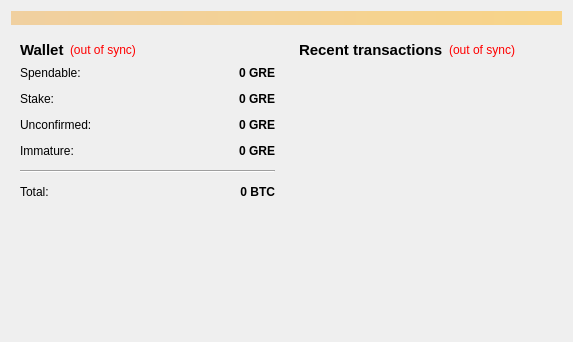
<?xml version="1.0" encoding="UTF-8"?>
<ui version="4.0">
 <class>OverviewPage</class>
 <widget class="QWidget" name="OverviewPage">
  <property name="geometry">
   <rect>
    <x>0</x>
    <y>0</y>
    <width>573</width>
    <height>342</height>
   </rect>
  </property>
  <property name="windowTitle">
   <string>Form</string>
  </property>
  <layout class="QVBoxLayout" name="topLayout">
   <item>
    <widget class="QLabel" name="labelAlerts">
     <property name="visible">
      <bool>false</bool>
     </property>
     <property name="styleSheet">
      <string notr="true">background-color: qlineargradient(x1: 0, y1: 0, x2: 1, y2: 0, stop:0 #F0D0A0, stop:1 #F8D488);  color:#000000
</string>
     </property>
     <property name="wordWrap">
      <bool>true</bool>
     </property>
     <property name="margin">
      <number>3</number>
     </property>
    </widget>
   </item>
   <item>
    <layout class="QHBoxLayout" name="horizontalLayout" stretch="1,1">
     <item>
      <layout class="QVBoxLayout" name="verticalLayout_2">
       <item>
        <widget class="QWidget" name="widget" native="true">
         <layout class="QVBoxLayout" name="verticalLayout_4">
          <item>
           <layout class="QHBoxLayout" name="horizontalLayout_4">
            <item>
             <widget class="QLabel" name="label_5">
              <property name="font">
               <font>
                <pointsize>11</pointsize>
                <weight>75</weight>
                <bold>true</bold>
               </font>
              </property>
              <property name="text">
               <string>Wallet</string>
              </property>
             </widget>
            </item>
            <item>
             <widget class="QLabel" name="labelWalletStatus">
              <property name="toolTip">
               <string>The displayed information may be out of date. Your wallet automatically synchronizes with the VoltCoin network after a connection is established, but this process has not completed yet.</string>
              </property>
              <property name="styleSheet">
               <string notr="true">QLabel { color: red; }</string>
              </property>
              <property name="text">
               <string notr="true">(out of sync)</string>
              </property>
              <property name="alignment">
               <set>Qt::AlignLeading|Qt::AlignLeft|Qt::AlignVCenter</set>
              </property>
             </widget>
            </item>
            <item>
             <spacer name="horizontalSpacer_2">
              <property name="orientation">
               <enum>Qt::Horizontal</enum>
              </property>
              <property name="sizeHint" stdset="0">
               <size>
                <width>40</width>
                <height>20</height>
               </size>
              </property>
             </spacer>
            </item>
           </layout>
          </item>
          <item>
           <layout class="QFormLayout" name="formLayout_2">
            <property name="fieldGrowthPolicy">
             <enum>QFormLayout::AllNonFixedFieldsGrow</enum>
            </property>
            <property name="horizontalSpacing">
             <number>12</number>
            </property>
            <property name="verticalSpacing">
             <number>12</number>
            </property>
            <item row="0" column="0">
             <widget class="QLabel" name="label">
              <property name="text">
               <string>Spendable:</string>
              </property>
             </widget>
            </item>
            <item row="0" column="1">
             <widget class="QLabel" name="labelBalance">
              <property name="font">
               <font>
                <weight>75</weight>
                <bold>true</bold>
               </font>
              </property>
              <property name="cursor">
               <cursorShape>IBeamCursor</cursorShape>
              </property>
              <property name="toolTip">
               <string>Your current spendable balance</string>
              </property>
              <property name="text">
               <string notr="true">0 GRE</string>
              </property>
              <property name="alignment">
               <set>Qt::AlignRight|Qt::AlignTrailing|Qt::AlignVCenter</set>
              </property>
              <property name="textInteractionFlags">
               <set>Qt::LinksAccessibleByMouse|Qt::TextSelectableByKeyboard|Qt::TextSelectableByMouse</set>
              </property>
             </widget>
            </item>
            <item row="1" column="0">
             <widget class="QLabel" name="label_6">
              <property name="text">
               <string>Stake:</string>
              </property>
             </widget>
            </item>
            <item row="1" column="1">
             <widget class="QLabel" name="labelStake">
              <property name="font">
               <font>
                <weight>75</weight>
                <bold>true</bold>
               </font>
              </property>
              <property name="cursor">
               <cursorShape>IBeamCursor</cursorShape>
              </property>
              <property name="toolTip">
               <string>Total of coins that was staked, and do not yet count toward the current balance</string>
              </property>
              <property name="text">
               <string notr="true">0 GRE</string>
              </property>
              <property name="alignment">
               <set>Qt::AlignRight|Qt::AlignTrailing|Qt::AlignVCenter</set>
              </property>
              <property name="textInteractionFlags">
               <set>Qt::LinksAccessibleByMouse|Qt::TextSelectableByKeyboard|Qt::TextSelectableByMouse</set>
              </property>
             </widget>
            </item>
            <item row="2" column="0">
             <widget class="QLabel" name="label_3">
              <property name="text">
               <string>Unconfirmed:</string>
              </property>
             </widget>
            </item>
            <item row="2" column="1">
             <widget class="QLabel" name="labelUnconfirmed">
              <property name="font">
               <font>
                <weight>75</weight>
                <bold>true</bold>
               </font>
              </property>
              <property name="cursor">
               <cursorShape>IBeamCursor</cursorShape>
              </property>
              <property name="toolTip">
               <string>Total of transactions that have yet to be confirmed, and do not yet count toward the current balance</string>
              </property>
              <property name="text">
               <string notr="true">0 GRE</string>
              </property>
              <property name="alignment">
               <set>Qt::AlignRight|Qt::AlignTrailing|Qt::AlignVCenter</set>
              </property>
              <property name="textInteractionFlags">
               <set>Qt::LinksAccessibleByMouse|Qt::TextSelectableByKeyboard|Qt::TextSelectableByMouse</set>
              </property>
             </widget>
            </item>
            <item row="3" column="0">
             <widget class="QLabel" name="labelImmatureText">
              <property name="text">
               <string>Immature:</string>
              </property>
             </widget>
            </item>
            <item row="3" column="1">
             <widget class="QLabel" name="labelImmature">
              <property name="font">
               <font>
                <weight>75</weight>
                <bold>true</bold>
               </font>
              </property>
              <property name="toolTip">
               <string>Mined balance that has not yet matured</string>
              </property>
              <property name="text">
               <string notr="true">0 GRE</string>
              </property>
              <property name="alignment">
               <set>Qt::AlignRight|Qt::AlignTrailing|Qt::AlignVCenter</set>
              </property>
              <property name="textInteractionFlags">
               <set>Qt::LinksAccessibleByMouse|Qt::TextSelectableByKeyboard|Qt::TextSelectableByMouse</set>
              </property>
             </widget>
            </item>
            <item row="4" column="0" colspan="2">
             <widget class="Line" name="line">
              <property name="orientation">
               <enum>Qt::Horizontal</enum>
              </property>
             </widget>
            </item>
            <item row="5" column="0">
             <widget class="QLabel" name="labelTotalText">
              <property name="text">
               <string>Total:</string>
              </property>
             </widget>
            </item>
            <item row="5" column="1">
             <widget class="QLabel" name="labelTotal">
              <property name="font">
               <font>
                <weight>75</weight>
                <bold>true</bold>
               </font>
              </property>
              <property name="cursor">
               <cursorShape>IBeamCursor</cursorShape>
              </property>
              <property name="toolTip">
               <string>Your current total balance</string>
              </property>
              <property name="text">
               <string notr="true">0 BTC</string>
              </property>
              <property name="alignment">
               <set>Qt::AlignRight|Qt::AlignTrailing|Qt::AlignVCenter</set>
              </property>
              <property name="textInteractionFlags">
               <set>Qt::LinksAccessibleByMouse|Qt::TextSelectableByKeyboard|Qt::TextSelectableByMouse</set>
              </property>
             </widget>
            </item>
           </layout>
          </item>
         </layout>
        </widget>
       </item>
       <item>
        <spacer name="verticalSpacer">
         <property name="orientation">
          <enum>Qt::Vertical</enum>
         </property>
         <property name="sizeHint" stdset="0">
          <size>
           <width>20</width>
           <height>40</height>
          </size>
         </property>
        </spacer>
       </item>
      </layout>
     </item>
     <item>
      <layout class="QVBoxLayout" name="verticalLayout_3">
       <item>
        <widget class="QWidget" name="widget_2" native="true">
         <layout class="QVBoxLayout" name="verticalLayout">
          <item>
           <layout class="QHBoxLayout" name="horizontalLayout_2">
            <item>
             <widget class="QLabel" name="label_4">
              <property name="font">
               <font>
                <pointsize>11</pointsize>
                <weight>75</weight>
                <bold>true</bold>
               </font>
              </property>
              <property name="text">
               <string>&lt;b&gt;Recent transactions&lt;/b&gt;</string>
              </property>
             </widget>
            </item>
            <item>
             <widget class="QLabel" name="labelTransactionsStatus">
              <property name="toolTip">
               <string>The displayed information may be out of date. Your wallet automatically synchronizes with the VoltCoin network after a connection is established, but this process has not completed yet.</string>
              </property>
              <property name="styleSheet">
               <string notr="true">QLabel { color: red; }</string>
              </property>
              <property name="text">
               <string notr="true">(out of sync)</string>
              </property>
              <property name="alignment">
               <set>Qt::AlignRight|Qt::AlignTrailing|Qt::AlignVCenter</set>
              </property>
             </widget>
            </item>
            <item>
             <spacer name="horizontalSpacer">
              <property name="orientation">
               <enum>Qt::Horizontal</enum>
              </property>
              <property name="sizeHint" stdset="0">
               <size>
                <width>40</width>
                <height>20</height>
               </size>
              </property>
             </spacer>
            </item>
           </layout>
          </item>
          <item>
           <widget class="QListView" name="listTransactions">
            <property name="styleSheet">
             <string notr="true">QListView { background: transparent; }</string>
            </property>
            <property name="frameShape">
             <enum>QFrame::NoFrame</enum>
            </property>
            <property name="verticalScrollBarPolicy">
             <enum>Qt::ScrollBarAlwaysOff</enum>
            </property>
            <property name="horizontalScrollBarPolicy">
             <enum>Qt::ScrollBarAlwaysOff</enum>
            </property>
            <property name="selectionMode">
             <enum>QAbstractItemView::NoSelection</enum>
            </property>
           </widget>
          </item>
         </layout>
        </widget>
       </item>
      </layout>
     </item>
    </layout>
   </item>
  </layout>
 </widget>
 <resources/>
 <connections/>
</ui>
